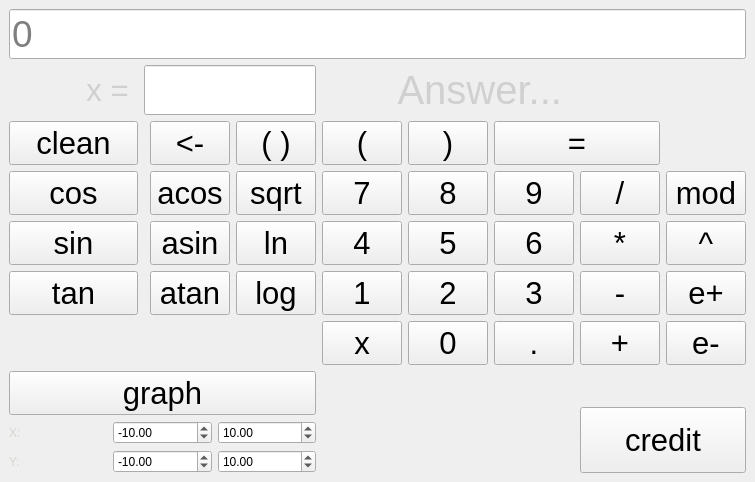
<?xml version="1.0" encoding="UTF-8"?>
<ui version="4.0">
 <class>MainWindow</class>
 <widget class="QMainWindow" name="MainWindow">
  <property name="geometry">
   <rect>
    <x>0</x>
    <y>0</y>
    <width>585</width>
    <height>427</height>
   </rect>
  </property>
  <property name="maximumSize">
   <size>
    <width>1400</width>
    <height>900</height>
   </size>
  </property>
  <property name="palette">
   <palette>
    <active>
     <colorrole role="Base">
      <brush brushstyle="SolidPattern">
       <color alpha="255">
        <red>248</red>
        <green>252</green>
        <blue>255</blue>
       </color>
      </brush>
     </colorrole>
     <colorrole role="Window">
      <brush brushstyle="SolidPattern">
       <color alpha="255">
        <red>30</red>
        <green>63</green>
        <blue>23</blue>
       </color>
      </brush>
     </colorrole>
     <colorrole role="Shadow">
      <brush brushstyle="SolidPattern">
       <color alpha="255">
        <red>92</red>
        <green>53</green>
        <blue>102</blue>
       </color>
      </brush>
     </colorrole>
    </active>
    <inactive>
     <colorrole role="Base">
      <brush brushstyle="SolidPattern">
       <color alpha="255">
        <red>255</red>
        <green>255</green>
        <blue>255</blue>
       </color>
      </brush>
     </colorrole>
     <colorrole role="Window">
      <brush brushstyle="SolidPattern">
       <color alpha="255">
        <red>239</red>
        <green>239</green>
        <blue>239</blue>
       </color>
      </brush>
     </colorrole>
     <colorrole role="Shadow">
      <brush brushstyle="SolidPattern">
       <color alpha="255">
        <red>92</red>
        <green>53</green>
        <blue>102</blue>
       </color>
      </brush>
     </colorrole>
    </inactive>
    <disabled>
     <colorrole role="Base">
      <brush brushstyle="SolidPattern">
       <color alpha="255">
        <red>68</red>
        <green>68</green>
        <blue>68</blue>
       </color>
      </brush>
     </colorrole>
     <colorrole role="Window">
      <brush brushstyle="SolidPattern">
       <color alpha="255">
        <red>30</red>
        <green>63</green>
        <blue>23</blue>
       </color>
      </brush>
     </colorrole>
     <colorrole role="Shadow">
      <brush brushstyle="SolidPattern">
       <color alpha="255">
        <red>92</red>
        <green>53</green>
        <blue>102</blue>
       </color>
      </brush>
     </colorrole>
    </disabled>
   </palette>
  </property>
  <property name="windowTitle">
   <string>Calculator</string>
  </property>
  <widget class="QWidget" name="centralwidget">
   <property name="sizePolicy">
    <sizepolicy hsizetype="Preferred" vsizetype="Preferred">
     <horstretch>0</horstretch>
     <verstretch>5</verstretch>
    </sizepolicy>
   </property>
   <property name="maximumSize">
    <size>
     <width>1400</width>
     <height>900</height>
    </size>
   </property>
   <property name="palette">
    <palette>
     <active/>
     <inactive/>
     <disabled/>
    </palette>
   </property>
   <layout class="QGridLayout" name="gridLayout">
    <item row="9" column="7">
     <widget class="QPushButton" name="buttonMinus">
      <property name="sizePolicy">
       <sizepolicy hsizetype="Expanding" vsizetype="Expanding">
        <horstretch>0</horstretch>
        <verstretch>0</verstretch>
       </sizepolicy>
      </property>
      <property name="minimumSize">
       <size>
        <width>0</width>
        <height>0</height>
       </size>
      </property>
      <property name="font">
       <font>
        <pointsize>23</pointsize>
       </font>
      </property>
      <property name="text">
       <string>-</string>
      </property>
     </widget>
    </item>
    <item row="9" column="2">
     <widget class="QPushButton" name="buttonAtan">
      <property name="sizePolicy">
       <sizepolicy hsizetype="Expanding" vsizetype="Expanding">
        <horstretch>0</horstretch>
        <verstretch>0</verstretch>
       </sizepolicy>
      </property>
      <property name="minimumSize">
       <size>
        <width>0</width>
        <height>0</height>
       </size>
      </property>
      <property name="font">
       <font>
        <pointsize>23</pointsize>
       </font>
      </property>
      <property name="text">
       <string>atan</string>
      </property>
     </widget>
    </item>
    <item row="9" column="5">
     <widget class="QPushButton" name="buttonTwo">
      <property name="sizePolicy">
       <sizepolicy hsizetype="Expanding" vsizetype="Expanding">
        <horstretch>0</horstretch>
        <verstretch>0</verstretch>
       </sizepolicy>
      </property>
      <property name="minimumSize">
       <size>
        <width>0</width>
        <height>0</height>
       </size>
      </property>
      <property name="font">
       <font>
        <pointsize>23</pointsize>
       </font>
      </property>
      <property name="text">
       <string>2</string>
      </property>
     </widget>
    </item>
    <item row="3" column="0">
     <widget class="QLabel" name="labelX">
      <property name="sizePolicy">
       <sizepolicy hsizetype="Expanding" vsizetype="Preferred">
        <horstretch>0</horstretch>
        <verstretch>0</verstretch>
       </sizepolicy>
      </property>
      <property name="maximumSize">
       <size>
        <width>16777215</width>
        <height>140</height>
       </size>
      </property>
      <property name="palette">
       <palette>
        <active>
         <colorrole role="WindowText">
          <brush brushstyle="SolidPattern">
           <color alpha="255">
            <red>207</red>
            <green>207</green>
            <blue>207</blue>
           </color>
          </brush>
         </colorrole>
        </active>
        <inactive>
         <colorrole role="WindowText">
          <brush brushstyle="SolidPattern">
           <color alpha="255">
            <red>208</red>
            <green>208</green>
            <blue>208</blue>
           </color>
          </brush>
         </colorrole>
        </inactive>
        <disabled>
         <colorrole role="WindowText">
          <brush brushstyle="SolidPattern">
           <color alpha="96">
            <red>164</red>
            <green>166</green>
            <blue>168</blue>
           </color>
          </brush>
         </colorrole>
        </disabled>
       </palette>
      </property>
      <property name="font">
       <font>
        <pointsize>23</pointsize>
       </font>
      </property>
      <property name="text">
       <string>         x = </string>
      </property>
     </widget>
    </item>
    <item row="6" column="0">
     <widget class="QPushButton" name="buttonClean">
      <property name="sizePolicy">
       <sizepolicy hsizetype="Expanding" vsizetype="Expanding">
        <horstretch>0</horstretch>
        <verstretch>0</verstretch>
       </sizepolicy>
      </property>
      <property name="minimumSize">
       <size>
        <width>0</width>
        <height>0</height>
       </size>
      </property>
      <property name="font">
       <font>
        <pointsize>23</pointsize>
       </font>
      </property>
      <property name="text">
       <string>clean</string>
      </property>
     </widget>
    </item>
    <item row="0" column="0" rowspan="3" colspan="9">
     <widget class="QLineEdit" name="lineFormula">
      <property name="sizePolicy">
       <sizepolicy hsizetype="Expanding" vsizetype="Expanding">
        <horstretch>0</horstretch>
        <verstretch>0</verstretch>
       </sizepolicy>
      </property>
      <property name="font">
       <font>
        <pointsize>28</pointsize>
       </font>
      </property>
      <property name="maxLength">
       <number>255</number>
      </property>
      <property name="placeholderText">
       <string>0</string>
      </property>
     </widget>
    </item>
    <item row="8" column="8">
     <widget class="QPushButton" name="buttonPower">
      <property name="sizePolicy">
       <sizepolicy hsizetype="Expanding" vsizetype="Expanding">
        <horstretch>0</horstretch>
        <verstretch>0</verstretch>
       </sizepolicy>
      </property>
      <property name="minimumSize">
       <size>
        <width>0</width>
        <height>0</height>
       </size>
      </property>
      <property name="font">
       <font>
        <pointsize>23</pointsize>
       </font>
      </property>
      <property name="text">
       <string>^</string>
      </property>
     </widget>
    </item>
    <item row="6" column="2">
     <widget class="QPushButton" name="buttonDeleteOne">
      <property name="sizePolicy">
       <sizepolicy hsizetype="Expanding" vsizetype="Expanding">
        <horstretch>0</horstretch>
        <verstretch>0</verstretch>
       </sizepolicy>
      </property>
      <property name="minimumSize">
       <size>
        <width>0</width>
        <height>0</height>
       </size>
      </property>
      <property name="font">
       <font>
        <pointsize>23</pointsize>
       </font>
      </property>
      <property name="text">
       <string>&lt;-</string>
      </property>
     </widget>
    </item>
    <item row="8" column="4">
     <widget class="QPushButton" name="buttonFour">
      <property name="sizePolicy">
       <sizepolicy hsizetype="Expanding" vsizetype="Expanding">
        <horstretch>0</horstretch>
        <verstretch>0</verstretch>
       </sizepolicy>
      </property>
      <property name="minimumSize">
       <size>
        <width>0</width>
        <height>0</height>
       </size>
      </property>
      <property name="font">
       <font>
        <pointsize>23</pointsize>
       </font>
      </property>
      <property name="text">
       <string>4</string>
      </property>
     </widget>
    </item>
    <item row="10" column="4">
     <widget class="QPushButton" name="buttonX">
      <property name="sizePolicy">
       <sizepolicy hsizetype="Expanding" vsizetype="Expanding">
        <horstretch>0</horstretch>
        <verstretch>0</verstretch>
       </sizepolicy>
      </property>
      <property name="minimumSize">
       <size>
        <width>0</width>
        <height>0</height>
       </size>
      </property>
      <property name="font">
       <font>
        <pointsize>23</pointsize>
       </font>
      </property>
      <property name="text">
       <string>x</string>
      </property>
     </widget>
    </item>
    <item row="9" column="6">
     <widget class="QPushButton" name="buttonThree">
      <property name="sizePolicy">
       <sizepolicy hsizetype="Expanding" vsizetype="Expanding">
        <horstretch>0</horstretch>
        <verstretch>0</verstretch>
       </sizepolicy>
      </property>
      <property name="minimumSize">
       <size>
        <width>0</width>
        <height>0</height>
       </size>
      </property>
      <property name="font">
       <font>
        <pointsize>23</pointsize>
       </font>
      </property>
      <property name="text">
       <string>3</string>
      </property>
     </widget>
    </item>
    <item row="10" column="5">
     <widget class="QPushButton" name="buttonZero">
      <property name="sizePolicy">
       <sizepolicy hsizetype="Expanding" vsizetype="Expanding">
        <horstretch>0</horstretch>
        <verstretch>0</verstretch>
       </sizepolicy>
      </property>
      <property name="minimumSize">
       <size>
        <width>0</width>
        <height>0</height>
       </size>
      </property>
      <property name="font">
       <font>
        <pointsize>23</pointsize>
       </font>
      </property>
      <property name="text">
       <string>0</string>
      </property>
     </widget>
    </item>
    <item row="9" column="4">
     <widget class="QPushButton" name="buttonOne">
      <property name="sizePolicy">
       <sizepolicy hsizetype="Expanding" vsizetype="Expanding">
        <horstretch>0</horstretch>
        <verstretch>0</verstretch>
       </sizepolicy>
      </property>
      <property name="minimumSize">
       <size>
        <width>0</width>
        <height>0</height>
       </size>
      </property>
      <property name="font">
       <font>
        <pointsize>23</pointsize>
       </font>
      </property>
      <property name="text">
       <string>1</string>
      </property>
     </widget>
    </item>
    <item row="7" column="3">
     <widget class="QPushButton" name="buttonSqrt">
      <property name="sizePolicy">
       <sizepolicy hsizetype="Expanding" vsizetype="Expanding">
        <horstretch>0</horstretch>
        <verstretch>0</verstretch>
       </sizepolicy>
      </property>
      <property name="minimumSize">
       <size>
        <width>0</width>
        <height>0</height>
       </size>
      </property>
      <property name="font">
       <font>
        <pointsize>23</pointsize>
       </font>
      </property>
      <property name="text">
       <string>sqrt</string>
      </property>
     </widget>
    </item>
    <item row="6" column="4">
     <widget class="QPushButton" name="buttonBracketOpen">
      <property name="sizePolicy">
       <sizepolicy hsizetype="Expanding" vsizetype="Expanding">
        <horstretch>0</horstretch>
        <verstretch>0</verstretch>
       </sizepolicy>
      </property>
      <property name="minimumSize">
       <size>
        <width>0</width>
        <height>0</height>
       </size>
      </property>
      <property name="font">
       <font>
        <pointsize>23</pointsize>
       </font>
      </property>
      <property name="text">
       <string>(</string>
      </property>
     </widget>
    </item>
    <item row="8" column="6">
     <widget class="QPushButton" name="buttonSix">
      <property name="sizePolicy">
       <sizepolicy hsizetype="Expanding" vsizetype="Expanding">
        <horstretch>0</horstretch>
        <verstretch>0</verstretch>
       </sizepolicy>
      </property>
      <property name="minimumSize">
       <size>
        <width>0</width>
        <height>0</height>
       </size>
      </property>
      <property name="font">
       <font>
        <pointsize>23</pointsize>
       </font>
      </property>
      <property name="text">
       <string>6</string>
      </property>
     </widget>
    </item>
    <item row="10" column="6">
     <widget class="QPushButton" name="buttonDot">
      <property name="sizePolicy">
       <sizepolicy hsizetype="Expanding" vsizetype="Expanding">
        <horstretch>0</horstretch>
        <verstretch>0</verstretch>
       </sizepolicy>
      </property>
      <property name="minimumSize">
       <size>
        <width>0</width>
        <height>0</height>
       </size>
      </property>
      <property name="font">
       <font>
        <pointsize>23</pointsize>
       </font>
      </property>
      <property name="text">
       <string>.</string>
      </property>
     </widget>
    </item>
    <item row="7" column="5">
     <widget class="QPushButton" name="buttonEight">
      <property name="sizePolicy">
       <sizepolicy hsizetype="Expanding" vsizetype="Expanding">
        <horstretch>0</horstretch>
        <verstretch>0</verstretch>
       </sizepolicy>
      </property>
      <property name="minimumSize">
       <size>
        <width>0</width>
        <height>0</height>
       </size>
      </property>
      <property name="font">
       <font>
        <pointsize>23</pointsize>
       </font>
      </property>
      <property name="text">
       <string>8</string>
      </property>
     </widget>
    </item>
    <item row="9" column="3">
     <widget class="QPushButton" name="buttonLog">
      <property name="sizePolicy">
       <sizepolicy hsizetype="Expanding" vsizetype="Expanding">
        <horstretch>0</horstretch>
        <verstretch>0</verstretch>
       </sizepolicy>
      </property>
      <property name="minimumSize">
       <size>
        <width>0</width>
        <height>0</height>
       </size>
      </property>
      <property name="font">
       <font>
        <pointsize>23</pointsize>
       </font>
      </property>
      <property name="text">
       <string>log</string>
      </property>
     </widget>
    </item>
    <item row="7" column="0">
     <widget class="QPushButton" name="buttonCos">
      <property name="sizePolicy">
       <sizepolicy hsizetype="Expanding" vsizetype="Expanding">
        <horstretch>0</horstretch>
        <verstretch>0</verstretch>
       </sizepolicy>
      </property>
      <property name="minimumSize">
       <size>
        <width>0</width>
        <height>0</height>
       </size>
      </property>
      <property name="font">
       <font>
        <pointsize>23</pointsize>
       </font>
      </property>
      <property name="text">
       <string>cos</string>
      </property>
     </widget>
    </item>
    <item row="7" column="6">
     <widget class="QPushButton" name="buttonNine">
      <property name="sizePolicy">
       <sizepolicy hsizetype="Expanding" vsizetype="Expanding">
        <horstretch>0</horstretch>
        <verstretch>0</verstretch>
       </sizepolicy>
      </property>
      <property name="minimumSize">
       <size>
        <width>0</width>
        <height>0</height>
       </size>
      </property>
      <property name="font">
       <font>
        <pointsize>23</pointsize>
       </font>
      </property>
      <property name="text">
       <string>9</string>
      </property>
     </widget>
    </item>
    <item row="8" column="3">
     <widget class="QPushButton" name="buttonLn">
      <property name="sizePolicy">
       <sizepolicy hsizetype="Expanding" vsizetype="Expanding">
        <horstretch>0</horstretch>
        <verstretch>0</verstretch>
       </sizepolicy>
      </property>
      <property name="minimumSize">
       <size>
        <width>0</width>
        <height>0</height>
       </size>
      </property>
      <property name="font">
       <font>
        <pointsize>23</pointsize>
       </font>
      </property>
      <property name="text">
       <string>ln</string>
      </property>
     </widget>
    </item>
    <item row="7" column="4">
     <widget class="QPushButton" name="buttonSeven">
      <property name="sizePolicy">
       <sizepolicy hsizetype="Expanding" vsizetype="Expanding">
        <horstretch>0</horstretch>
        <verstretch>0</verstretch>
       </sizepolicy>
      </property>
      <property name="minimumSize">
       <size>
        <width>0</width>
        <height>0</height>
       </size>
      </property>
      <property name="font">
       <font>
        <pointsize>23</pointsize>
       </font>
      </property>
      <property name="text">
       <string>7</string>
      </property>
     </widget>
    </item>
    <item row="10" column="7">
     <widget class="QPushButton" name="buttonPlus">
      <property name="sizePolicy">
       <sizepolicy hsizetype="Expanding" vsizetype="Expanding">
        <horstretch>0</horstretch>
        <verstretch>0</verstretch>
       </sizepolicy>
      </property>
      <property name="minimumSize">
       <size>
        <width>0</width>
        <height>0</height>
       </size>
      </property>
      <property name="font">
       <font>
        <pointsize>23</pointsize>
       </font>
      </property>
      <property name="text">
       <string>+</string>
      </property>
     </widget>
    </item>
    <item row="6" column="6" colspan="2">
     <widget class="QPushButton" name="buttonEqual">
      <property name="sizePolicy">
       <sizepolicy hsizetype="Expanding" vsizetype="Expanding">
        <horstretch>0</horstretch>
        <verstretch>0</verstretch>
       </sizepolicy>
      </property>
      <property name="minimumSize">
       <size>
        <width>0</width>
        <height>0</height>
       </size>
      </property>
      <property name="font">
       <font>
        <pointsize>23</pointsize>
       </font>
      </property>
      <property name="text">
       <string>=</string>
      </property>
     </widget>
    </item>
    <item row="8" column="2">
     <widget class="QPushButton" name="buttonAsin">
      <property name="enabled">
       <bool>true</bool>
      </property>
      <property name="sizePolicy">
       <sizepolicy hsizetype="Expanding" vsizetype="Expanding">
        <horstretch>0</horstretch>
        <verstretch>0</verstretch>
       </sizepolicy>
      </property>
      <property name="minimumSize">
       <size>
        <width>0</width>
        <height>0</height>
       </size>
      </property>
      <property name="font">
       <font>
        <pointsize>23</pointsize>
       </font>
      </property>
      <property name="text">
       <string>asin</string>
      </property>
     </widget>
    </item>
    <item row="7" column="8">
     <widget class="QPushButton" name="buttonMod">
      <property name="sizePolicy">
       <sizepolicy hsizetype="Expanding" vsizetype="Expanding">
        <horstretch>0</horstretch>
        <verstretch>0</verstretch>
       </sizepolicy>
      </property>
      <property name="minimumSize">
       <size>
        <width>0</width>
        <height>0</height>
       </size>
      </property>
      <property name="font">
       <font>
        <pointsize>23</pointsize>
       </font>
      </property>
      <property name="text">
       <string>mod</string>
      </property>
     </widget>
    </item>
    <item row="6" column="5">
     <widget class="QPushButton" name="buttonBracketClose">
      <property name="sizePolicy">
       <sizepolicy hsizetype="Expanding" vsizetype="Expanding">
        <horstretch>0</horstretch>
        <verstretch>0</verstretch>
       </sizepolicy>
      </property>
      <property name="minimumSize">
       <size>
        <width>0</width>
        <height>0</height>
       </size>
      </property>
      <property name="font">
       <font>
        <pointsize>23</pointsize>
       </font>
      </property>
      <property name="text">
       <string>)</string>
      </property>
     </widget>
    </item>
    <item row="8" column="7">
     <widget class="QPushButton" name="buttonMult">
      <property name="sizePolicy">
       <sizepolicy hsizetype="Expanding" vsizetype="Expanding">
        <horstretch>0</horstretch>
        <verstretch>0</verstretch>
       </sizepolicy>
      </property>
      <property name="minimumSize">
       <size>
        <width>0</width>
        <height>0</height>
       </size>
      </property>
      <property name="font">
       <font>
        <pointsize>23</pointsize>
       </font>
      </property>
      <property name="text">
       <string>*</string>
      </property>
     </widget>
    </item>
    <item row="8" column="0">
     <widget class="QPushButton" name="buttonSin">
      <property name="sizePolicy">
       <sizepolicy hsizetype="Expanding" vsizetype="Expanding">
        <horstretch>0</horstretch>
        <verstretch>0</verstretch>
       </sizepolicy>
      </property>
      <property name="minimumSize">
       <size>
        <width>0</width>
        <height>0</height>
       </size>
      </property>
      <property name="font">
       <font>
        <pointsize>23</pointsize>
       </font>
      </property>
      <property name="text">
       <string>sin</string>
      </property>
     </widget>
    </item>
    <item row="7" column="7">
     <widget class="QPushButton" name="buttonDivide">
      <property name="sizePolicy">
       <sizepolicy hsizetype="Expanding" vsizetype="Expanding">
        <horstretch>0</horstretch>
        <verstretch>0</verstretch>
       </sizepolicy>
      </property>
      <property name="minimumSize">
       <size>
        <width>0</width>
        <height>0</height>
       </size>
      </property>
      <property name="font">
       <font>
        <pointsize>23</pointsize>
       </font>
      </property>
      <property name="text">
       <string>/</string>
      </property>
     </widget>
    </item>
    <item row="9" column="0">
     <widget class="QPushButton" name="buttonTan">
      <property name="sizePolicy">
       <sizepolicy hsizetype="Expanding" vsizetype="Expanding">
        <horstretch>0</horstretch>
        <verstretch>0</verstretch>
       </sizepolicy>
      </property>
      <property name="minimumSize">
       <size>
        <width>0</width>
        <height>0</height>
       </size>
      </property>
      <property name="font">
       <font>
        <pointsize>23</pointsize>
       </font>
      </property>
      <property name="text">
       <string>tan</string>
      </property>
     </widget>
    </item>
    <item row="7" column="2">
     <widget class="QPushButton" name="buttonAcos">
      <property name="sizePolicy">
       <sizepolicy hsizetype="Expanding" vsizetype="Expanding">
        <horstretch>0</horstretch>
        <verstretch>0</verstretch>
       </sizepolicy>
      </property>
      <property name="minimumSize">
       <size>
        <width>0</width>
        <height>0</height>
       </size>
      </property>
      <property name="font">
       <font>
        <pointsize>23</pointsize>
       </font>
      </property>
      <property name="text">
       <string>acos</string>
      </property>
     </widget>
    </item>
    <item row="8" column="5">
     <widget class="QPushButton" name="buttonFive">
      <property name="sizePolicy">
       <sizepolicy hsizetype="Expanding" vsizetype="Expanding">
        <horstretch>0</horstretch>
        <verstretch>0</verstretch>
       </sizepolicy>
      </property>
      <property name="minimumSize">
       <size>
        <width>0</width>
        <height>0</height>
       </size>
      </property>
      <property name="font">
       <font>
        <pointsize>23</pointsize>
       </font>
      </property>
      <property name="text">
       <string>5</string>
      </property>
     </widget>
    </item>
    <item row="6" column="3">
     <widget class="QPushButton" name="buttonBrackets">
      <property name="sizePolicy">
       <sizepolicy hsizetype="Expanding" vsizetype="Expanding">
        <horstretch>0</horstretch>
        <verstretch>0</verstretch>
       </sizepolicy>
      </property>
      <property name="minimumSize">
       <size>
        <width>0</width>
        <height>0</height>
       </size>
      </property>
      <property name="font">
       <font>
        <pointsize>23</pointsize>
       </font>
      </property>
      <property name="text">
       <string>( )</string>
      </property>
     </widget>
    </item>
    <item row="12" column="0" rowspan="3" colspan="4">
     <layout class="QGridLayout" name="gridLayout_3">
      <property name="leftMargin">
       <number>0</number>
      </property>
      <item row="0" column="0" colspan="3">
       <widget class="QPushButton" name="buttonGraph">
        <property name="sizePolicy">
         <sizepolicy hsizetype="Expanding" vsizetype="Expanding">
          <horstretch>0</horstretch>
          <verstretch>0</verstretch>
         </sizepolicy>
        </property>
        <property name="minimumSize">
         <size>
          <width>0</width>
          <height>0</height>
         </size>
        </property>
        <property name="font">
         <font>
          <pointsize>23</pointsize>
         </font>
        </property>
        <property name="text">
         <string>graph</string>
        </property>
       </widget>
      </item>
      <item row="2" column="2">
       <widget class="QDoubleSpinBox" name="spinYend">
        <property name="minimum">
         <double>-1000000.000000000000000</double>
        </property>
        <property name="maximum">
         <double>1000000.000000000000000</double>
        </property>
        <property name="value">
         <double>10.000000000000000</double>
        </property>
       </widget>
      </item>
      <item row="2" column="1">
       <widget class="QDoubleSpinBox" name="spinYbegin">
        <property name="minimum">
         <double>-1000000.000000000000000</double>
        </property>
        <property name="maximum">
         <double>1000000.000000000000000</double>
        </property>
        <property name="value">
         <double>-10.000000000000000</double>
        </property>
       </widget>
      </item>
      <item row="1" column="2">
       <widget class="QDoubleSpinBox" name="spinXend">
        <property name="minimum">
         <double>-1000000.000000000000000</double>
        </property>
        <property name="maximum">
         <double>1000000.000000000000000</double>
        </property>
        <property name="value">
         <double>10.000000000000000</double>
        </property>
       </widget>
      </item>
      <item row="1" column="1">
       <widget class="QDoubleSpinBox" name="spinXbegin">
        <property name="minimum">
         <double>-1000000.000000000000000</double>
        </property>
        <property name="maximum">
         <double>1000000.000000000000000</double>
        </property>
        <property name="value">
         <double>-10.000000000000000</double>
        </property>
       </widget>
      </item>
      <item row="2" column="0">
       <widget class="QLabel" name="label">
        <property name="palette">
         <palette>
          <active>
           <colorrole role="WindowText">
            <brush brushstyle="SolidPattern">
             <color alpha="255">
              <red>211</red>
              <green>215</green>
              <blue>207</blue>
             </color>
            </brush>
           </colorrole>
          </active>
          <inactive>
           <colorrole role="WindowText">
            <brush brushstyle="SolidPattern">
             <color alpha="255">
              <red>211</red>
              <green>215</green>
              <blue>207</blue>
             </color>
            </brush>
           </colorrole>
          </inactive>
          <disabled>
           <colorrole role="WindowText">
            <brush brushstyle="SolidPattern">
             <color alpha="255">
              <red>190</red>
              <green>190</green>
              <blue>190</blue>
             </color>
            </brush>
           </colorrole>
          </disabled>
         </palette>
        </property>
        <property name="text">
         <string>Y:</string>
        </property>
       </widget>
      </item>
      <item row="1" column="0">
       <widget class="QLabel" name="rangeX">
        <property name="palette">
         <palette>
          <active>
           <colorrole role="WindowText">
            <brush brushstyle="SolidPattern">
             <color alpha="255">
              <red>211</red>
              <green>215</green>
              <blue>207</blue>
             </color>
            </brush>
           </colorrole>
          </active>
          <inactive>
           <colorrole role="WindowText">
            <brush brushstyle="SolidPattern">
             <color alpha="255">
              <red>211</red>
              <green>215</green>
              <blue>207</blue>
             </color>
            </brush>
           </colorrole>
          </inactive>
          <disabled>
           <colorrole role="WindowText">
            <brush brushstyle="SolidPattern">
             <color alpha="255">
              <red>190</red>
              <green>190</green>
              <blue>190</blue>
             </color>
            </brush>
           </colorrole>
          </disabled>
         </palette>
        </property>
        <property name="text">
         <string>X:</string>
        </property>
       </widget>
      </item>
     </layout>
    </item>
    <item row="13" column="7" rowspan="2" colspan="2">
     <widget class="QPushButton" name="buttonCredit">
      <property name="sizePolicy">
       <sizepolicy hsizetype="Expanding" vsizetype="Expanding">
        <horstretch>0</horstretch>
        <verstretch>0</verstretch>
       </sizepolicy>
      </property>
      <property name="font">
       <font>
        <pointsize>23</pointsize>
       </font>
      </property>
      <property name="text">
       <string>credit</string>
      </property>
     </widget>
    </item>
    <item row="9" column="8">
     <widget class="QPushButton" name="buttonEp">
      <property name="sizePolicy">
       <sizepolicy hsizetype="Expanding" vsizetype="Expanding">
        <horstretch>0</horstretch>
        <verstretch>0</verstretch>
       </sizepolicy>
      </property>
      <property name="font">
       <font>
        <pointsize>23</pointsize>
       </font>
      </property>
      <property name="text">
       <string>e+</string>
      </property>
     </widget>
    </item>
    <item row="10" column="8">
     <widget class="QPushButton" name="buttonEm">
      <property name="sizePolicy">
       <sizepolicy hsizetype="Expanding" vsizetype="Expanding">
        <horstretch>0</horstretch>
        <verstretch>0</verstretch>
       </sizepolicy>
      </property>
      <property name="font">
       <font>
        <pointsize>23</pointsize>
       </font>
      </property>
      <property name="text">
       <string>e-</string>
      </property>
     </widget>
    </item>
    <item row="3" column="1" colspan="3">
     <widget class="QLineEdit" name="lineX">
      <property name="sizePolicy">
       <sizepolicy hsizetype="Expanding" vsizetype="Expanding">
        <horstretch>0</horstretch>
        <verstretch>0</verstretch>
       </sizepolicy>
      </property>
      <property name="font">
       <font>
        <pointsize>28</pointsize>
       </font>
      </property>
      <property name="text">
       <string/>
      </property>
      <property name="placeholderText">
       <string/>
      </property>
     </widget>
    </item>
    <item row="3" column="4" colspan="5">
     <widget class="QLabel" name="labelAnswer">
      <property name="sizePolicy">
       <sizepolicy hsizetype="Expanding" vsizetype="Expanding">
        <horstretch>0</horstretch>
        <verstretch>0</verstretch>
       </sizepolicy>
      </property>
      <property name="maximumSize">
       <size>
        <width>16777215</width>
        <height>140</height>
       </size>
      </property>
      <property name="palette">
       <palette>
        <active>
         <colorrole role="WindowText">
          <brush brushstyle="SolidPattern">
           <color alpha="255">
            <red>205</red>
            <green>205</green>
            <blue>205</blue>
           </color>
          </brush>
         </colorrole>
        </active>
        <inactive>
         <colorrole role="WindowText">
          <brush brushstyle="SolidPattern">
           <color alpha="255">
            <red>208</red>
            <green>208</green>
            <blue>208</blue>
           </color>
          </brush>
         </colorrole>
        </inactive>
        <disabled>
         <colorrole role="WindowText">
          <brush brushstyle="SolidPattern">
           <color alpha="96">
            <red>164</red>
            <green>166</green>
            <blue>168</blue>
           </color>
          </brush>
         </colorrole>
        </disabled>
       </palette>
      </property>
      <property name="font">
       <font>
        <pointsize>30</pointsize>
       </font>
      </property>
      <property name="text">
       <string>       Answer...</string>
      </property>
      <property name="margin">
       <number>0</number>
      </property>
     </widget>
    </item>
   </layout>
  </widget>
 </widget>
 <resources/>
 <connections/>
</ui>
